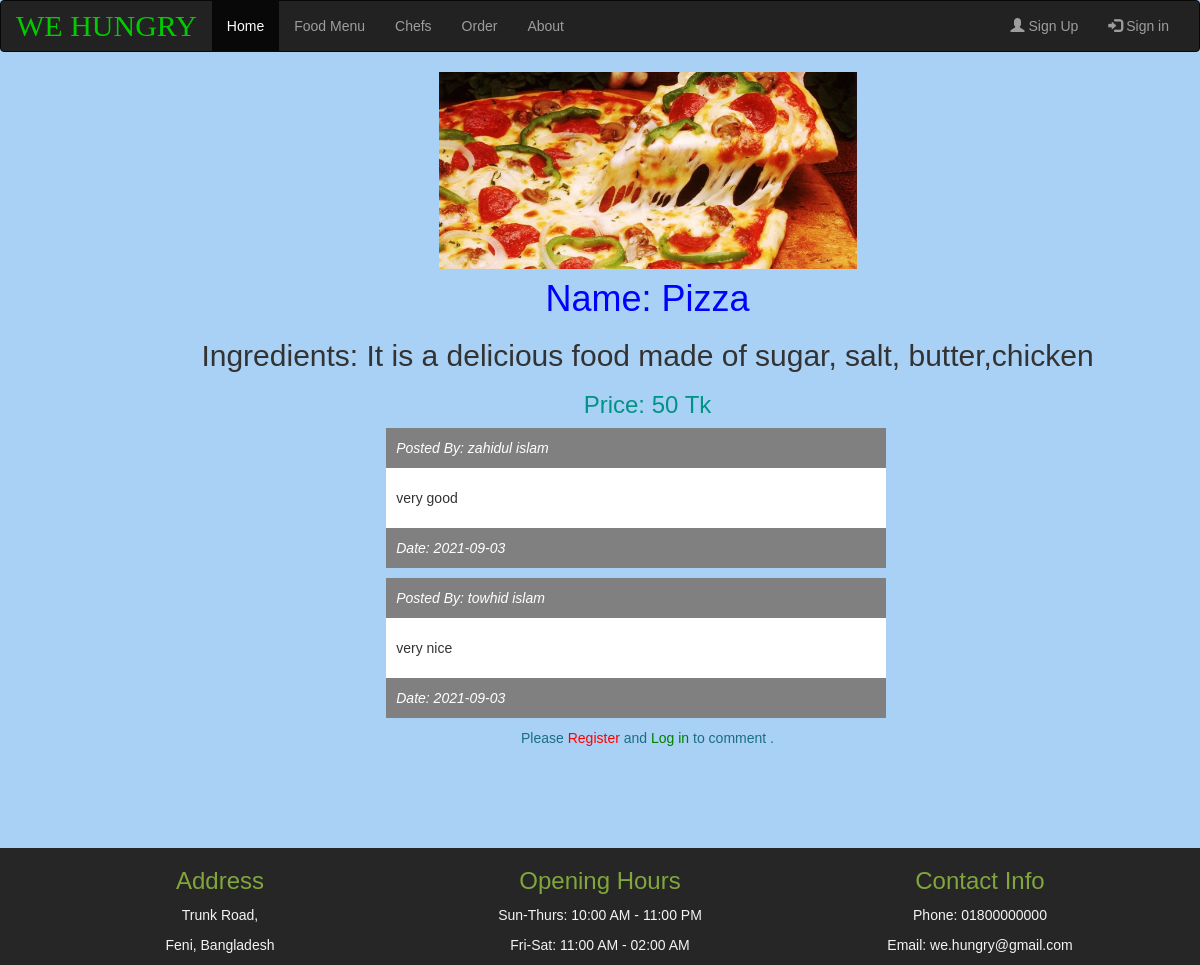
Screenshot of /food-review.php?foodId=1 with the database file from the repository.
### tables this page shows
CREATE TABLE `foodmenu` (
  `id` int(11) NOT NULL AUTO_INCREMENT,
  `name` varchar(255) NOT NULL,
  `foodimage` varchar(255) NOT NULL,
  `ingredients` text NOT NULL,
  `price` int(11) NOT NULL,
  `type` varchar(255) NOT NULL,
  PRIMARY KEY (`id`),
  KEY `type` (`type`),
  CONSTRAINT `foodmenu_ibfk_1` FOREIGN KEY (`type`) REFERENCES `type` (`type_name`) ON DELETE CASCADE ON UPDATE CASCADE
);

CREATE TABLE `feedback` (
  `id` int(11) NOT NULL AUTO_INCREMENT,
  `comment` text NOT NULL,
  `customerid` int(11) NOT NULL,
  `foodid` int(11) NOT NULL,
  `date` date NOT NULL,
  PRIMARY KEY (`id`),
  KEY `customerid` (`customerid`),
  KEY `foodid` (`foodid`),
  CONSTRAINT `feedback_ibfk_1` FOREIGN KEY (`customerid`) REFERENCES `customer` (`id`) ON DELETE CASCADE ON UPDATE CASCADE,
  CONSTRAINT `feedback_ibfk_2` FOREIGN KEY (`foodid`) REFERENCES `foodmenu` (`id`) ON DELETE CASCADE ON UPDATE CASCADE
);

CREATE TABLE `customer` (
  `id` int(11) NOT NULL AUTO_INCREMENT,
  `fullname` varchar(255) NOT NULL,
  `username` varchar(255) NOT NULL,
  `password` varchar(255) NOT NULL,
  `address` text NOT NULL,
  `contact` varchar(255) NOT NULL,
  `visits` int(10) NOT NULL,
  PRIMARY KEY (`id`),
  UNIQUE KEY `username` (`username`)
);

### src/database.php (called while the page is built, shortened)
<?php
function db_select($query){
    $con = db_connect();
    $rows = $con->query($query);
    $data=[];
    if($rows==null){
        echo "Database query failed";
        return $data;
    }else {
        $rows = $rows->fetch_all(MYSQLI_BOTH);
        foreach ($rows as $row){
            array_push($data,$row);
        }
    }
    return $data;
}
function db_connect(){
    $serverName="localhost";
    $userName="root";
    $password="";
    $dbName="resturant";
    $con= new mysqli($serverName,$userName,$password,$dbName);
    if($con->connect_errno){
        die("coonection failed".$con->connect_error);
    }else {
        return $con;
    }
}

### Public/food-review.php (the view, shortened to what this page needs)
<?php
include_once '../layout/header.php';
require_once '../src/database.php';
$foodId=$_GET['foodId'];
$query="select name,ingredients,price,foodimage from foodmenu WHERE id='".$foodId."'";
$foods=db_select($query);
$query="select feedback.id,comment,customer.fullname,date from feedback,customer where foodid='".$foodId."' and feedback.customerid=customer.id";
$output=db_select($query);
?>
<div class="">
    <form action="food-review.php?foodId=<?= $foodId ?>" id="form1" method="POST" enctype="multipart/form-data">
       <div class="col-md-offset-1">
           <img src="<?=$foods[0]['foodimage']?>" class="img-responsive" >
           <h1>Name: <?= $foods[0]['name']?></h1>
           <h2>Ingredients: <?= $foods[0]['ingredients']?></h2>
           <h3 style=" color:#009486;">Price: <?= $foods[0]['price']?> Tk</h3>
           <?php foreach ($output as $item):?>
               <div class="col-md-offset-3">
                   <div class="comment_div">
                       <p class="name">
                           <span> Posted By: <?php echo $item['fullname'];?></span>
                       </p>
                       <p class="comment"><?php echo $item['comment'];?></p>
                       <p class="time">Date: <?php echo  $item['date']?></p>
                   </div>
               </div>
           <?php endforeach; ?>
           <?php if(!isset($_SESSION['username'])){?>
               <span style="color: #1B6D85">Please <a style="color: red" href="../Public/registration.php">Register</a> and <a style="color: green" href="../Public/login.php">Log in</a> to comment .</span>
           <?php }?>
       </div>
    </form>
</div>
<?php
include_once '../layout/footer.php';
?>

### Public/food-review.php (style rules this page uses)
img { display: block; margin: auto; width: 40%; }
body { text-align:center; font-family:helvetica; background-color:#A9D0F5; }
h1 { color:blue; text-align:center; margin-top:10px; }
.comment_div { width:500px; background-color:white; margin-top:10px; text-align:left; }
.comment_div .name { font-style:italic; padding:10px; background-color:grey; color:white; text-align:left; }
.comment_div .comment { padding:10px; }
.comment_div .time { font-style:italic; padding:10px; background-color:grey; color:white; text-align:left; }
a { cursor: pointer; }

### rows the page displays
foodmenu: foodimage (picture), name "Pizza", ingredients "It is a delicious food made of sugar, salt, butter,chicken", price "50"
feedback: customerid.fullname "zahidul islam", comment "very good", date "2021-09-03"
feedback: customerid.fullname "towhid islam", comment "very nice", date "2021-09-03"
